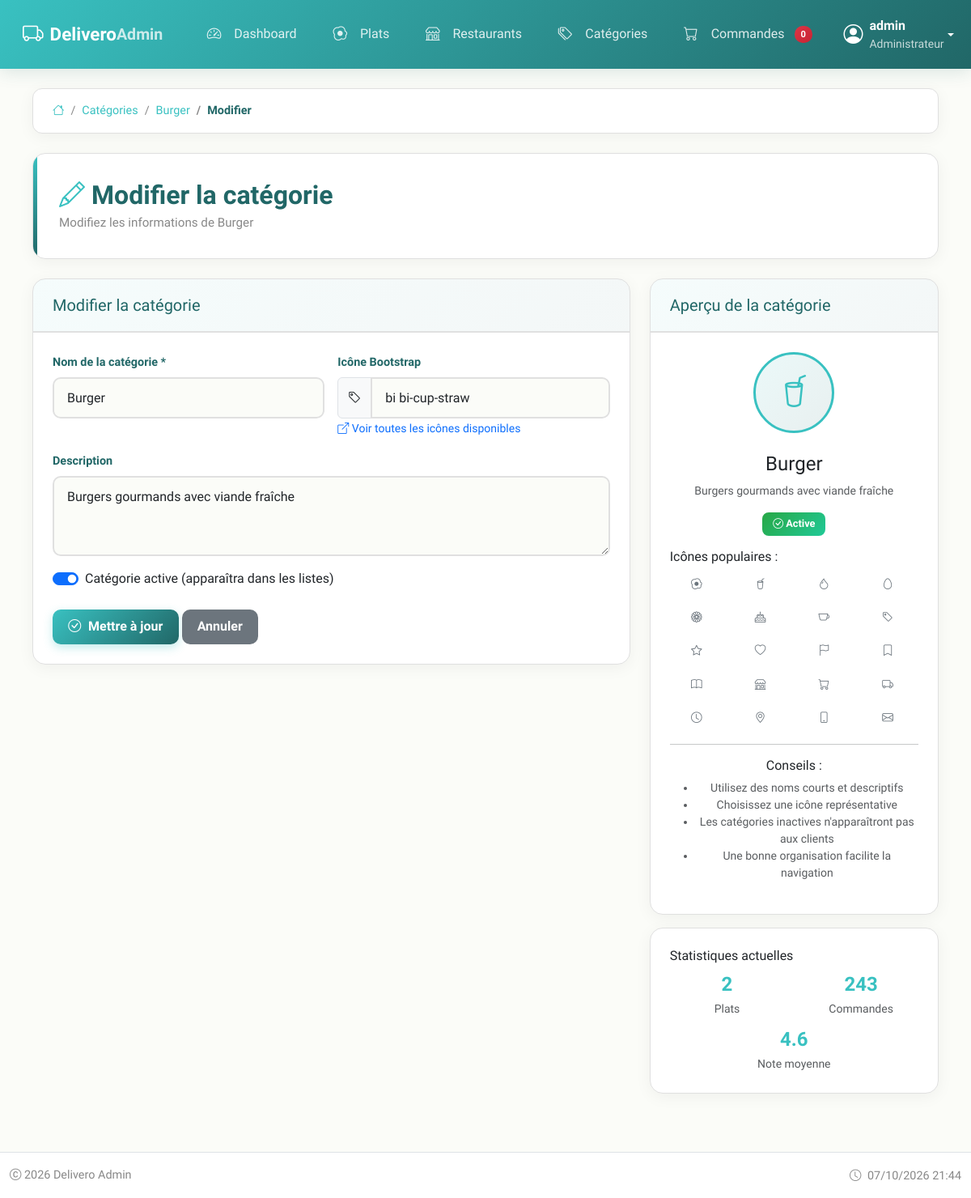
The app's page /admin/edit_category.php?id=2 (signed in) with its own data.
### tables this page shows
CREATE TABLE IF NOT EXISTS categories (
    id INT AUTO_INCREMENT PRIMARY KEY,
    name VARCHAR(100) NOT NULL,
    description TEXT,
    icon VARCHAR(50),
    is_active BOOLEAN DEFAULT TRUE,
    created_at TIMESTAMP DEFAULT CURRENT_TIMESTAMP,
    INDEX idx_active (is_active),
    INDEX idx_name (name)
);

### admin/edit_category.php (called while the page is built, shortened)
<?php
require_once __DIR__ . '/includes/auth.php';
$category_id = $_GET['id'];
$stmt = $pdo->prepare("SELECT * FROM categories WHERE id = ?");
$stmt->execute([$category_id]);
$category = $stmt->fetch();
$pageTitle = "Modifier la catégorie";
$pageIcon = "pencil";
$pageDescription = "Modifiez les informations de " . htmlspecialchars($category['name']);
$breadcrumbs = [
    ['title' => 'Catégories', 'link' => 'categories.php', 'active' => false],
    ['title' => htmlspecialchars($category['name']), 'link' => 'category_details.php?id=' . $category_id, 'active' => false],
    ['title' => 'Modifier', 'link' => '#', 'active' => true]
];
include 'templates/layout-admin.phtml';
?>

### admin/templates/category_form.phtml (the view, shortened to what this page needs)
<div class="row">
    <div class="col-lg-8">
        <div class="card">
            <div class="card-header">
                <h5 class="card-title mb-0">
                    <?= isset($category) ? 'Modifier la catégorie' : 'Ajouter une nouvelle catégorie' ?>
                </h5>
            </div>
            <div class="card-body">
                <form method="POST">
                    <div class="row g-3">
                        <div class="col-md-6">
                            <label for="name" class="form-label">Nom de la catégorie *</label>
                            <input type="text" class="form-control" id="name" name="name"
                                   value="<?= htmlspecialchars(isset($_POST['name']) ? $_POST['name'] : (isset($category) ? $category['name'] : (isset($prefilled_name) ? $prefilled_name : ''))) ?>"
                                   required>
                        </div>
                        <div class="col-md-6">
                            <label for="icon" class="form-label">Icône Bootstrap</label>
                            <div class="input-group">
                                <span class="input-group-text"><i class="bi bi-tag"></i></span>
                                <input type="text" class="form-control" id="icon" name="icon"
                                       placeholder="ex: egg-fried, tag, star"
                                       value="<?= htmlspecialchars(isset($_POST['icon']) ? $_POST['icon'] : (isset($category) ? $category['icon'] : (isset($prefilled_icon) ? $prefilled_icon : ''))) ?>">
                            </div>
                            <small class="text-muted">
                                <a href="https://icons.getbootstrap.com/" target="_blank" class="text-decoration-none">
                                    <i class="bi bi-box-arrow-up-right"></i> Voir toutes les icônes disponibles
                                </a>
                            </small>
                        </div>
                        <div class="col-12">
                            <label for="description" class="form-label">Description</label>
                            <textarea class="form-control" id="description" name="description"
                                      rows="3"><?= htmlspecialchars(isset($_POST['description']) ? $_POST['description'] : (isset($category) ? $category['description'] : '')) ?></textarea>
                        </div>
                        <div class="col-12 mt-3">
                            <div class="form-check form-switch">
                                <input class="form-check-input" type="checkbox" id="is_active" name="is_active"
                                       value="1" <?= (isset($_POST['is_active']) && $_POST['is_active']) || (isset($category) && $category['is_active']) || (!isset($_POST['is_active']) && !isset($category)) ? 'checked' : '' ?>>
                                <label class="form-check-label" for="is_active">
                                    Catégorie active (apparaîtra dans les listes)
                                </label>
                            </div>
                        </div>
                    </div>
                    <div class="mt-4">
                        <button type="submit" class="btn btn-primary">
                            <i class="bi bi-check-circle"></i>
                            <?= isset($category) ? 'Mettre à jour' : 'Ajouter la catégorie' ?>
                        </button>
                        <a href="<?= isset($category) ? 'category_details.php?id=' . $category['id'] : 'categories.php' ?>"
                           class="btn btn-secondary">
                            Annuler
                        </a>
                    </div>
                </form>
            </div>
        </div>
    </div>
    <div class="col-lg-4">
        <div class="card">
            <div class="card-header">
                <h5 class="card-title mb-0">Aperçu de la catégorie</h5>
            </div>
            <div class="card-body text-center">
                <div id="iconPreview" class="mb-4">
                    <div class="icon-preview-circle mx-auto">
                        <i id="previewIcon" class="bi bi-tag"></i>
                    </div>
                </div>
                <h4 id="previewName" class="mb-2">Nom de la catégorie</h4>
                <p id="previewDescription" class="text-muted small mb-3">
                </p>
                <div class="d-flex justify-content-center mb-3">
                    <span id="previewStatus" class="badge bg-success">
                    </span>
                </div>
                <div class="text-start">
                    <h6>Icônes populaires :</h6>
                    <div class="row g-2">
                        <?php
                        $popularIcons = [
                            'egg-fried', 'cup-straw', 'droplet', 'egg', 'flower1',
                            'cake', 'cup', 'tag', 'star', 'heart',
                            'flag', 'bookmark', 'book', 'shop', 'cart',
                            'truck', 'clock', 'geo-alt', 'phone', 'envelope'
                        ];
                        foreach ($popularIcons as $icon):
                        ?>
                        <div class="col-3">
                            <button type="button"
                                    class="btn btn-sm btn-outline-secondary w-100 icon-select"
                                    data-icon="<?= $icon ?>"
                                    title="<?= $icon ?>">
                                <i class="bi bi-<?= $icon ?>"></i>
                            </button>
                        </div>
                        <?php endforeach; ?>
                    </div>
                </div>
                <hr class="my-3">
                <div class="info-box">
                    <h6>Conseils :</h6>
                    <ul class="small text-muted">
                        <li>Utilisez des noms courts et descriptifs</li>
                        <li>Choisissez une icône représentative</li>
                        <li>Les catégories inactives n'apparaîtront pas aux clients</li>
                        <li>Une bonne organisation facilite la navigation</li>
                    </ul>
                </div>
            </div>
        </div>
        <?php if (isset($category) && isset($category['id'])): ?>
        <div class="card mt-3">
            <div class="card-body">
                <h6 class="card-title">Statistiques actuelles</h6>
                <?php
                $stats_stmt = $pdo->prepare("
                    SELECT
                        COUNT(*) as dish_count,
                        SUM(order_count) as total_orders,
                        AVG(rating) as avg_rating
                    FROM dishes
                    WHERE category_id = ?
                ");
                $stats_stmt->execute([$category['id']]);
                $stats = $stats_stmt->fetch();
                ?>
                <div class="row text-center">
                    <div class="col-6 mb-2">
                        <div class="stat-number"><?= $stats['dish_count'] ?: 0 ?></div>
                        <small class="text-muted">Plats</small>
                    </div>
                    <div class="col-6 mb-2">
                        <div class="stat-number"><?= $stats['total_orders'] ?: 0 ?></div>
                        <small class="text-muted">Commandes</small>
                    </div>
                    <div class="col-12">
                        <div class="stat-number"><?= number_format($stats['avg_rating'] ?? 0, 1) ?></div>
                        <small class="text-muted">Note moyenne</small>
                    </div>
                </div>
            </div>
        </div>
        <?php endif; ?>
    </div>
</div>

### admin/templates/layout-admin.phtml (shortened to what this page needs)
<!DOCTYPE html>
<html lang="fr">
<head>
    <link href="https://cdn.jsdelivr.net/npm/bootstrap@5.3.0/dist/css/bootstrap.min.css" rel="stylesheet">
    <link rel="stylesheet" href="https://cdn.jsdelivr.net/npm/bootstrap-icons@1.11.1/font/bootstrap-icons.css">
    <link href="../css/admin-delivero.css" rel="stylesheet">
</head>
<body>
    <nav class="navbar navbar-expand-lg navbar-dark admin-navbar">
        <div class="container-fluid">
            <a class="navbar-brand" href="index.php">
                <i class="bi bi-truck me-2"></i>
                <span class="fw-bold">Delivero</span> <small class="opacity-75">Admin</small>
            </a>
            <div class="collapse navbar-collapse" id="adminNavbar">
                <ul class="navbar-nav me-auto">
                    <li class="nav-item">
                        <a class="nav-link <?= basename($_SERVER['PHP_SELF']) == 'index.php' ? 'active' : '' ?>" href="index.php">
                            <i class="bi bi-speedometer2"></i> Dashboard
                        </a>
                    </li>
                    <li class="nav-item">
                        <a class="nav-link <?= basename($_SERVER['PHP_SELF']) == 'dishes.php' ? 'active' : '' ?>" href="dishes.php">
                            <i class="bi bi-egg-fried"></i> Plats
                        </a>
                    </li>
                    <li class="nav-item">
                        <a class="nav-link <?= basename($_SERVER['PHP_SELF']) == 'restaurants.php' ? 'active' : '' ?>" href="restaurants.php">
                            <i class="bi bi-shop"></i> Restaurants
                        </a>
                    </li>
                    <li class="nav-item">
                        <a class="nav-link <?= basename($_SERVER['PHP_SELF']) == 'categories.php' ? 'active' : '' ?>" href="categories.php">
                            <i class="bi bi-tags"></i> Catégories
                        </a>
                    </li>
                    <li class="nav-item">
                        <a class="nav-link <?= basename($_SERVER['PHP_SELF']) == 'orders.php' ? 'active' : '' ?>" href="orders.php">
                            <i class="bi bi-cart"></i> Commandes
                            <span class="badge bg-danger ms-1"><?= isset($pendingOrders) ? $pendingOrders : '0' ?></span>
                        </a>
                    </li>
                </ul>
                <div class="dropdown">
                    <a href="#" class="d-flex align-items-center text-white text-decoration-none dropdown-toggle" data-bs-toggle="dropdown">
                        <i class="bi bi-person-circle fs-4 me-2"></i>
                        <div class="d-none d-sm-block">
                            <strong><?= htmlspecialchars($_SESSION['username'] ?? 'Admin') ?></strong>
                            <small class="d-block opacity-75">Administrateur</small>
                        </div>
                    </a>
                </div>
            </div>
        </div>
    </nav>
    <main class="container-fluid py-4">
        <?php if (isset($breadcrumbs)): ?>
        <nav aria-label="breadcrumb" class="mb-4">
            <ol class="breadcrumb">
                <li class="breadcrumb-item"><a href="index.php"><i class="bi bi-house"></i></a></li>
                <?php foreach ($breadcrumbs as $crumb): ?>
                    <?php if ($crumb['active']): ?>
                        <li class="breadcrumb-item active"><?= htmlspecialchars($crumb['title']) ?></li>
                    <?php else: ?>
                        <li class="breadcrumb-item"><a href="<?= $crumb['link'] ?>"><?= htmlspecialchars($crumb['title']) ?></a></li>
                    <?php endif; ?>
                <?php endforeach; ?>
            </ol>
        </nav>
        <?php endif; ?>
        <?php if (isset($pageTitle)): ?>
        <div class="page-header mb-4">
            <div class="d-flex justify-content-between align-items-center">
                <div>
                    <h1 class="h2 mb-1">
                        <?php if (isset($pageIcon)): ?>
                            <i class="bi bi-<?= $pageIcon ?> me-2"></i>
                        <?php endif; ?>
                        <?= htmlspecialchars($pageTitle) ?>
                    </h1>
                    <?php if (isset($pageDescription)): ?>
                        <p class="text-muted mb-0"><?= htmlspecialchars($pageDescription) ?></p>
                    <?php endif; ?>
                </div>
            </div>
        </div>
        <?php endif; ?>
        <div class="admin-content">
            <?php include $template; ?>
        </div>
    </main>
    <footer class="admin-footer mt-5 py-3 border-top">
        <div class="container-fluid">
            <div class="row align-items-center">
                <div class="col-md-6">
                    <p class="mb-0 text-muted">
                        <i class="bi bi-c-circle"></i> <?= date('Y') ?> Delivero Admin
                    </p>
                </div>
                <div class="col-md-6 text-end">
                    <small class="text-muted">
                        <i class="bi bi-clock me-1"></i> <?= date('d/m/Y H:i') ?>
                    </small>
                </div>
            </div>
        </div>
    </footer>
</body>
</html>

### records on screen
categories: name "Modifiez les informations de Burger", name "Burger", icon "bi bi-cup-straw", description "Burgers gourmands avec viande fraîche", is_active "☑"

### other values on screen
$_SESSION['username'] "admin"
$crumb['title'] "Catégories"
$crumb['title'] "Burger"
$crumb['title'] "Modifier"
$pageTitle "Modifier la catégorie"
$stats['dish_count'] ?: 0 "2"
$stats['total_orders'] ?: 0 "243"
$stats['avg_rating'] "4.6"
